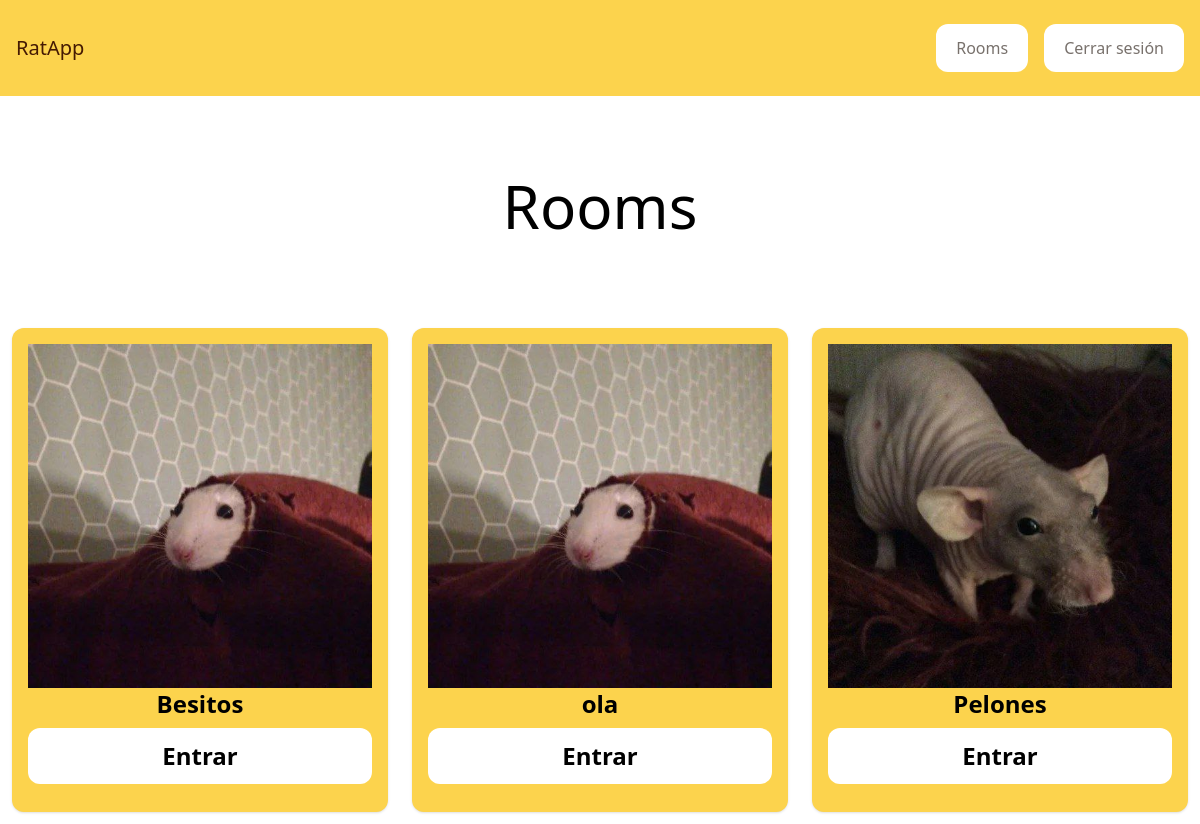
/rooms (signed in), run on the app's committed database.
### ratChat/models.py (models this page shows, shortened)
class RatRoom(models.Model):
    rat = models.ImageField(upload_to='static/img', default='static/img/ratonEscondido.jpg')
    name = models.CharField(max_length=255)
    slug = models.SlugField(unique=True)

### ratChat/views.py (the view)
# urls.py: path('rooms', views.rooms, name='rooms'),
@login_required
def rooms(request):
    rooms = RatRoom.objects.all()
    return render(request, 'rooms.html', {'rooms':rooms})

### templates/rooms.html (shortened to what this page needs)
{% extends 'base.html' %}
{% block content %}
<div class="p-10 lg:p-20 text-center">
    <h1 class="text-3xl lg:text-6xl text-black">Rooms</h1>
</div>
<div class="w-full flex flex-warp items-center">
    {% for room in rooms %}
    <div class="w-full p-3">
        <div class="p-4 bg-amber-300 shadow rounded-xl text-center">
            <div class="mb-3 text-2xl font-semibold">
                <img src="{{ room.rat }}" alt="">
                {{ room.name }}
                <a href="{% url 'room' room.slug %}" class="mt-2 px-5 py-3 block rounded-xl text-black bg-white hover:bg-stone-400">Entrar</a>
            </div>
        </div>
    </div>
    {% endfor %}
</div>
  {% endblock %}

### data on the page
RatRoom: rat (picture), name "Besitos"
RatRoom: rat (picture), name "ola"
RatRoom: rat (picture), name "Pelones"
